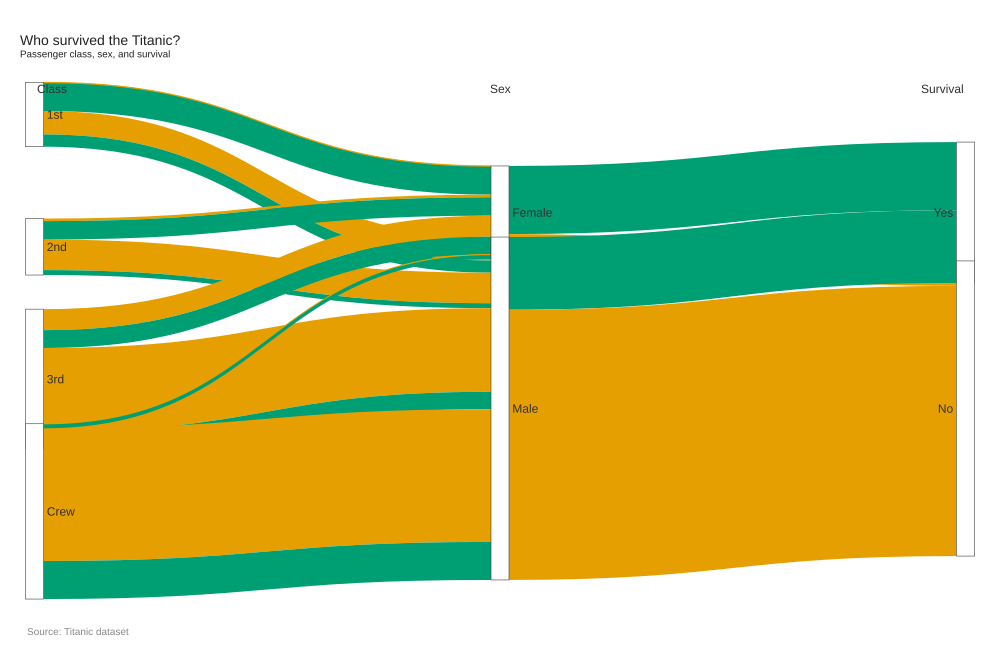

Source code (Python):

import pandas as pd
import plotly.graph_objects as go

# Titanic contingency table: Class × Sex × Survived
dat = pd.DataFrame([
    ("1st", "Male",   "No",  118),
    ("1st", "Male",   "Yes",  62),
    ("1st", "Female", "No",    4),
    ("1st", "Female", "Yes", 141),
    ("2nd", "Male",   "No",  154),
    ("2nd", "Male",   "Yes",  25),
    ("2nd", "Female", "No",   13),
    ("2nd", "Female", "Yes",  93),
    ("3rd", "Male",   "No",  422),
    ("3rd", "Male",   "Yes",  88),
    ("3rd", "Female", "No",  106),
    ("3rd", "Female", "Yes",  90),
    ("Crew", "Male",  "No",  670),
    ("Crew", "Male",  "Yes", 192),
    ("Crew", "Female","No",    3),
    ("Crew", "Female","Yes",  20),
], columns=["Class", "Sex", "Survived", "n"])

class_order = ["1st", "2nd", "3rd", "Crew"]
sex_order = ["Female", "Male"]
survival_order = ["Yes", "No"]

dat["Class"] = pd.Categorical(
    dat["Class"], categories=class_order, ordered=True
)
dat["Sex"] = pd.Categorical(
    dat["Sex"], categories=sex_order, ordered=True
)
dat["Survived"] = pd.Categorical(
    dat["Survived"], categories=survival_order, ordered=True
)

survival_cols = {
    "Yes": "#009E73",
    "No": "#E69F00",
}

# Nodes: four classes, two sexes, two outcomes.
labels = class_order + sex_order + ["Yes", "No"]
node_ids = {label: i for i, label in enumerate(labels)}

# Keep each class→sex link split by survival outcome,
# so the flow colors consistently represent survival.
links = []

for _, row in dat.iterrows():
    links.append({
        "source": node_ids[row["Class"]],
        "target": node_ids[row["Sex"]],
        "value": int(row["n"]),
        "color": survival_cols[row["Survived"]],
    })

# Aggregate the sex→survival links across passenger classes.
sex_survival = (
    dat.groupby(["Sex", "Survived"], observed=True)["n"]
    .sum()
    .reset_index()
)

for _, row in sex_survival.iterrows():
    links.append({
        "source": node_ids[row["Sex"]],
        "target": node_ids[row["Survived"]],
        "value": int(row["n"]),
        "color": survival_cols[row["Survived"]],
    })

fig = go.Figure(go.Sankey(
    arrangement="fixed",
    node=dict(
        label=labels,
        x=(
            [0.01] * 4
            + [0.50] * 2
            + [0.99] * 2
        ),
        y=[
            0.05, 0.32, 0.59, 0.86,
            0.25, 0.65,
            0.25, 0.65,
        ],
        pad=18,
        thickness=18,
        color="white",
        line=dict(color="#404040", width=0.6),
        hovertemplate="%{label}<extra></extra>",
    ),
    link=dict(
        source=[link["source"] for link in links],
        target=[link["target"] for link in links],
        value=[link["value"] for link in links],
        color=[
            link["color"] for link in links
        ],
        hovertemplate=(
            "%{source.label} → %{target.label}"
            "<br>Passengers: %{value:,}"
            "<extra></extra>"
        ),
    ),
))

fig.update_layout(
    title=dict(
        text=(
            "Who survived the Titanic?"
            "<br><sup>Passenger class, sex, and survival</sup>"
        ),
        font=dict(size=14, color="#222222"),
        x=0.02,
        xanchor="left",
    ),
    font=dict(
        family="Arial, sans-serif",
        size=12,
        color="#303030",
    ),
    paper_bgcolor="white",
    plot_bgcolor="white",
    height=620,
    margin=dict(l=25, r=25, t=90, b=70),
    legend=dict(
        orientation="h",
        yanchor="top",
        y=-0.05,
        xanchor="center",
        x=0.5,
    ),
    annotations=[
        dict(
            x=0.01, y=1.02,
            xref="paper", yref="paper",
            text="Class",
            showarrow=False,
            font=dict(size=12),
        ),
        dict(
            x=0.50, y=1.02,
            xref="paper", yref="paper",
            text="Sex",
            showarrow=False,
            font=dict(size=12),
        ),
        dict(
            x=0.99, y=1.02,
            xref="paper", yref="paper",
            text="Survival",
            showarrow=False,
            xanchor="right",
            font=dict(size=12),
        ),
        dict(
            x=0, y=-0.12,
            xref="paper", yref="paper",
            text="Source: Titanic dataset",
            showarrow=False,
            xanchor="left",
            font=dict(size=10, color="#888888"),
        ),
    ],
)

from pathlib import Path

out_dir = Path(__file__).parent

# Static preview for your Markdown story
fig.write_image(
    out_dir / "plot01-py.svg",
    format="svg",
    width=1000,
    height=650,
)

print(f"Generated {out_dir / 'plot01.svg'}")
